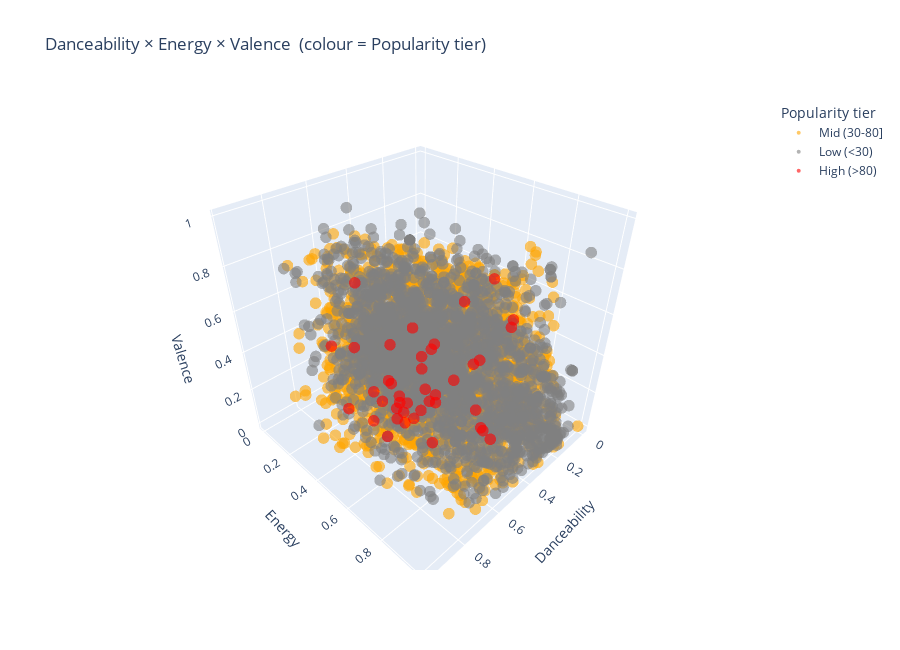

The cell this chart's notebook holds for it:
### Code cell
# Three variables in 3-D

bins   = [-np.inf, 30, 80, np.inf]
labels = ["Low (<30)", "Mid (30-80]", "High (>80)"]
sample["pop_bucket"] = pd.cut(sample["popularity"], bins=bins, labels=labels)

# optional colour palette
palette = {"Low (<30)": "grey", "Mid (30-80]": "orange", "High (>80)": "red"}

fig = px.scatter_3d(
    sample,
    x="danceability",
    y="energy",
    z="valence",
    color="pop_bucket",
    color_discrete_map=palette,
    opacity=0.6,
    height=650,
    title="Danceability × Energy × Valence  (colour = Popularity tier)"
)
fig.update_traces(hoverinfo="skip", marker=dict(size=4))
fig.update_layout(
    legend_title_text="Popularity tier",
    scene=dict(
        xaxis_title="Danceability",
        yaxis_title="Energy",
        zaxis_title="Valence"
    )
)

fig.show()

### Figure 1 — Plotly figure (JSON) as saved in the notebook; plotly's stock layout.template omitted (floating-point values rounded to 4 significant figures; data arrays with more than 128 entries replaced by an {"elided": "..."} marker saying what was removed)
{"data": [{"hoverinfo": "skip", "hovertemplate": "pop_bucket=Mid (30-80]<br>danceability=%{x}<br>energy=%{y}<br>valence=%{z}<extra></extra>", "legendgroup": "Mid (30-80]", "marker": {"color": "orange", "opacity": 0.6, "size": 4, "symbol": "circle"}, "mode": "markers", "name": "Mid (30-80]", "scene": "scene", "showlegend": true, "type": "scatter3d", "x": {"elided": "2653 float values"}, "y": {"elided": "2653 float values"}, "z": {"elided": "2653 float values"}}, {"hoverinfo": "skip", "hovertemplate": "pop_bucket=Low (<30)<br>danceability=%{x}<br>energy=%{y}<br>valence=%{z}<extra></extra>", "legendgroup": "Low (<30)", "marker": {"color": "grey", "opacity": 0.6, "size": 4, "symbol": "circle"}, "mode": "markers", "name": "Low (<30)", "scene": "scene", "showlegend": true, "type": "scatter3d", "x": {"elided": "2306 float values"}, "y": {"elided": "2306 float values"}, "z": {"elided": "2306 float values"}}, {"hoverinfo": "skip", "hovertemplate": "pop_bucket=High (>80)<br>danceability=%{x}<br>energy=%{y}<br>valence=%{z}<extra></extra>", "legendgroup": "High (>80)", "marker": {"color": "red", "opacity": 0.6, "size": 4, "symbol": "circle"}, "mode": "markers", "name": "High (>80)", "scene": "scene", "showlegend": true, "type": "scatter3d", "x": [0.872, 0.468, 0.604, 0.812, 0.649, 0.566, 0.695, 0.578, 0.31, 0.526, 0.548, 0.515, 0.541, 0.795, 0.754, 0.762, 0.833, 0.829, 0.577, 0.712, 0.813, 0.464, 0.949, 0.762, 0.79, 0.743, 0.583, 0.591, 0.916, 0.841, 0.523, 0.791, 0.762, 0.798, 0.901, 0.905, 0.445, 0.812, 0.561, 0.705, 0.739], "y": [0.588, 0.779, 0.366, 0.855, 0.716, 0.885, 0.884, 0.866, 0.7, 0.866, 0.816, 0.43, 0.96, 0.845, 0.646, 0.77, 0.434, 0.799, 0.941, 0.557, 0.56, 0.417, 0.661, 0.508, 0.67, 0.576, 0.61, 0.764, 0.844, 0.728, 0.943, 0.862, 0.766, 0.62, 0.464, 0.962, 0.537, 0.736, 0.431, 0.712, 0.586], "z": [0.93, 0.26, 0.13, 0.573, 0.163, 0.304, 0.914, 0.619, 0.763, 0.248, 0.557, 0.104, 0.812, 0.769, 0.429, 0.631, 0.281, 0.471, 0.292, 0.594, 0.287, 0.479, 0.76, 0.37, 0.408, 0.455, 0.336, 0.478, 0.586, 0.43, 0.766, 0.592, 0.442, 0.235, 0.638, 0.906, 0.131, 0.396, 0.137, 0.62, 0.444]}], "layout": {"height": 650, "legend": {"title": {"text": "Popularity tier"}, "tracegroupgap": 0}, "scene": {"domain": {"x": [0, 1], "y": [0, 1]}, "xaxis": {"title": {"text": "Danceability"}}, "yaxis": {"title": {"text": "Energy"}}, "zaxis": {"title": {"text": "Valence"}}}, "title": {"text": "Danceability × Energy × Valence  (colour = Popularity tier)"}}}
